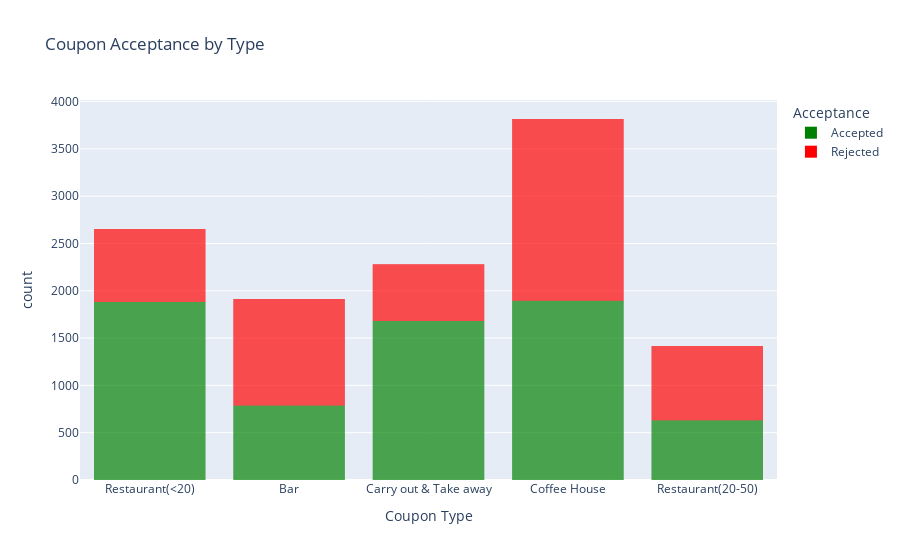

Notebook code cell kept with this figure:
### Markdown cell above
5. Use a bar plot to visualize the `coupon` column.

### Code cell
color_map = {'Accepted': 'green', 'Rejected': 'red'}

df['YCategory'] = df['Y'].map({1: 'Accepted', 0: 'Rejected'})
fig = px.bar(df, x='coupon', color='YCategory', color_discrete_map=color_map, labels={'coupon': 'Coupon Type', 'YCategory': 'Acceptance'}, title='Coupon Acceptance by Type')
fig.update_traces(dict(marker_line_width=0)) # need on large datasets
fig.show()

### Figure 1 — Plotly figure (JSON) as saved in the notebook; plotly's stock layout.template omitted (floating-point values rounded to 4 significant figures; data arrays with more than 128 entries replaced by an {"elided": "..."} marker saying what was removed)
{"data": [{"alignmentgroup": "True", "hovertemplate": "Acceptance=Accepted<br>Coupon Type=%{x}<br>count=%{y}<extra></extra>", "legendgroup": "Accepted", "marker": {"color": "green", "line": {"width": 0}, "pattern": {"shape": ""}}, "name": "Accepted", "offsetgroup": "Accepted", "orientation": "v", "showlegend": true, "textposition": "auto", "type": "bar", "x": {"elided": "6877 str values"}, "xaxis": "x", "y": {"elided": "6877 int values"}, "yaxis": "y"}, {"alignmentgroup": "True", "hovertemplate": "Acceptance=Rejected<br>Coupon Type=%{x}<br>count=%{y}<extra></extra>", "legendgroup": "Rejected", "marker": {"color": "red", "line": {"width": 0}, "pattern": {"shape": ""}}, "name": "Rejected", "offsetgroup": "Rejected", "orientation": "v", "showlegend": true, "textposition": "auto", "type": "bar", "x": {"elided": "5202 str values"}, "xaxis": "x", "y": {"elided": "5202 int values"}, "yaxis": "y"}], "layout": {"barmode": "relative", "legend": {"title": {"text": "Acceptance"}, "tracegroupgap": 0}, "title": {"text": "Coupon Acceptance by Type"}, "xaxis": {"anchor": "y", "domain": [0, 1], "title": {"text": "Coupon Type"}}, "yaxis": {"anchor": "x", "domain": [0, 1], "title": {"text": "count"}}}}
